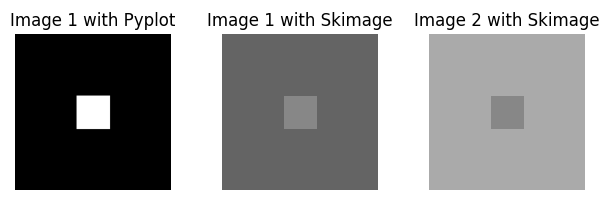

Source code (Python):
# -*- coding: utf-8 -*-
"""
Created on Wed Apr  8 17:16:22 2020

@author: tachennf
"""

import numpy as np
import skimage.data as skd
import skimage.io as skio
import skimage.exposure as skiexp 
import matplotlib.pyplot as plt

#All figures closing
plt.close('all')
# matplotlib for gray level images display: fix the colormap and 
# the image figure size
plt.rcParams['image.cmap'] = 'gray'
plt.rcParams["figure.figsize"] = (6,4)

#img=skio.imread('Images/pout.tif')

# IMAGE CREATION
img1 = np.zeros((256, 256), dtype="uint8")
img2 = np.zeros((256, 256), dtype="uint8")

for i in range(img1.shape[0]):
    for j in range(img2.shape[1]):
        if i > 100 and i < 156 and j > 100 and j < 156:
            img1[i, j] = 135
            img2[i, j] = 135
        else: 
            img1[i, j] = 100
            img2[i, j] = 170 


# Image display
fig1=plt.figure(1)       
plt.subplot(1,3,1), plt.imshow(img1), plt.title('Image 1 with Pyplot'), plt.axis('off')
plt.subplot(1,3,2), skio.imshow(img1), plt.title('Image 1 with Skimage'), plt.axis('off')
plt.subplot(1,3,3), skio.imshow(img2), plt.title('Image 2 with Skimage'), plt.axis('off')


plt.show()
